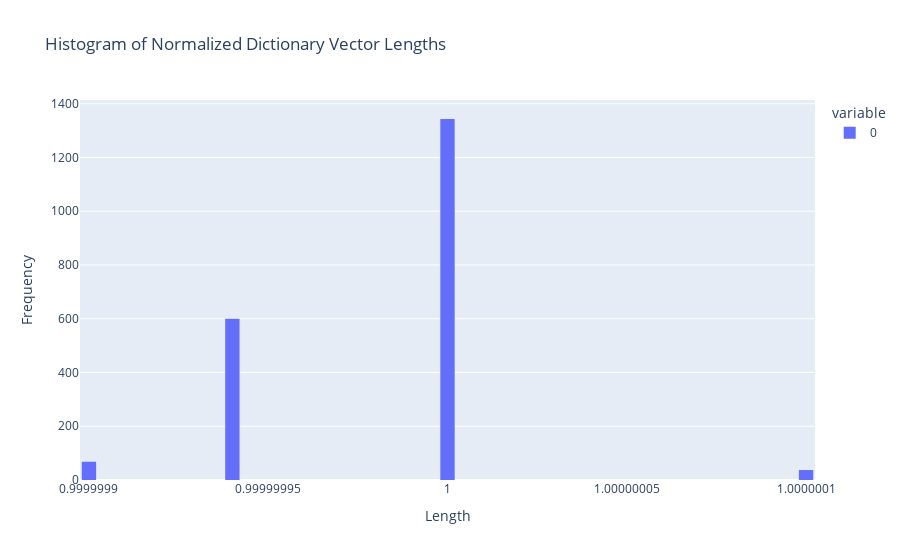

The cell this chart's notebook holds for it:
### Code cell
normalized_dictionary = sparse_autoencoder.W_dec / dictionary_norms[:, None]
normalized_dictionary_norms = torch.linalg.vector_norm(normalized_dictionary, dim=1).cpu().numpy()
print(f"average norm: {normalized_dictionary_norms.mean():.4f}")

fig = px.histogram(normalized_dictionary_norms, nbins=50, title='Histogram of Normalized Dictionary Vector Lengths')
fig.update_layout(
    xaxis_title='Length',
    yaxis_title='Frequency',
    bargap=0.2
)

# Show the plot
fig.show()

### Figure 1 — Plotly figure (JSON) as saved in the notebook; plotly's stock layout.template omitted (floating-point values rounded to 4 significant figures; data arrays with more than 128 entries replaced by an {"elided": "..."} marker saying what was removed)
{"data": [{"alignmentgroup": "True", "bingroup": "x", "hovertemplate": "variable=0<br>value=%{x}<br>count=%{y}<extra></extra>", "legendgroup": "0", "marker": {"color": "#636efa", "pattern": {"shape": ""}}, "name": "0", "nbinsx": 50, "offsetgroup": "0", "orientation": "v", "showlegend": true, "type": "histogram", "x": {"elided": "2048 float values"}, "xaxis": "x", "yaxis": "y"}], "layout": {"bargap": 0.2, "barmode": "relative", "legend": {"title": {"text": "variable"}, "tracegroupgap": 0}, "title": {"text": "Histogram of Normalized Dictionary Vector Lengths"}, "xaxis": {"anchor": "y", "domain": [0, 1], "title": {"text": "Length"}}, "yaxis": {"anchor": "x", "domain": [0, 1], "title": {"text": "Frequency"}}}}
